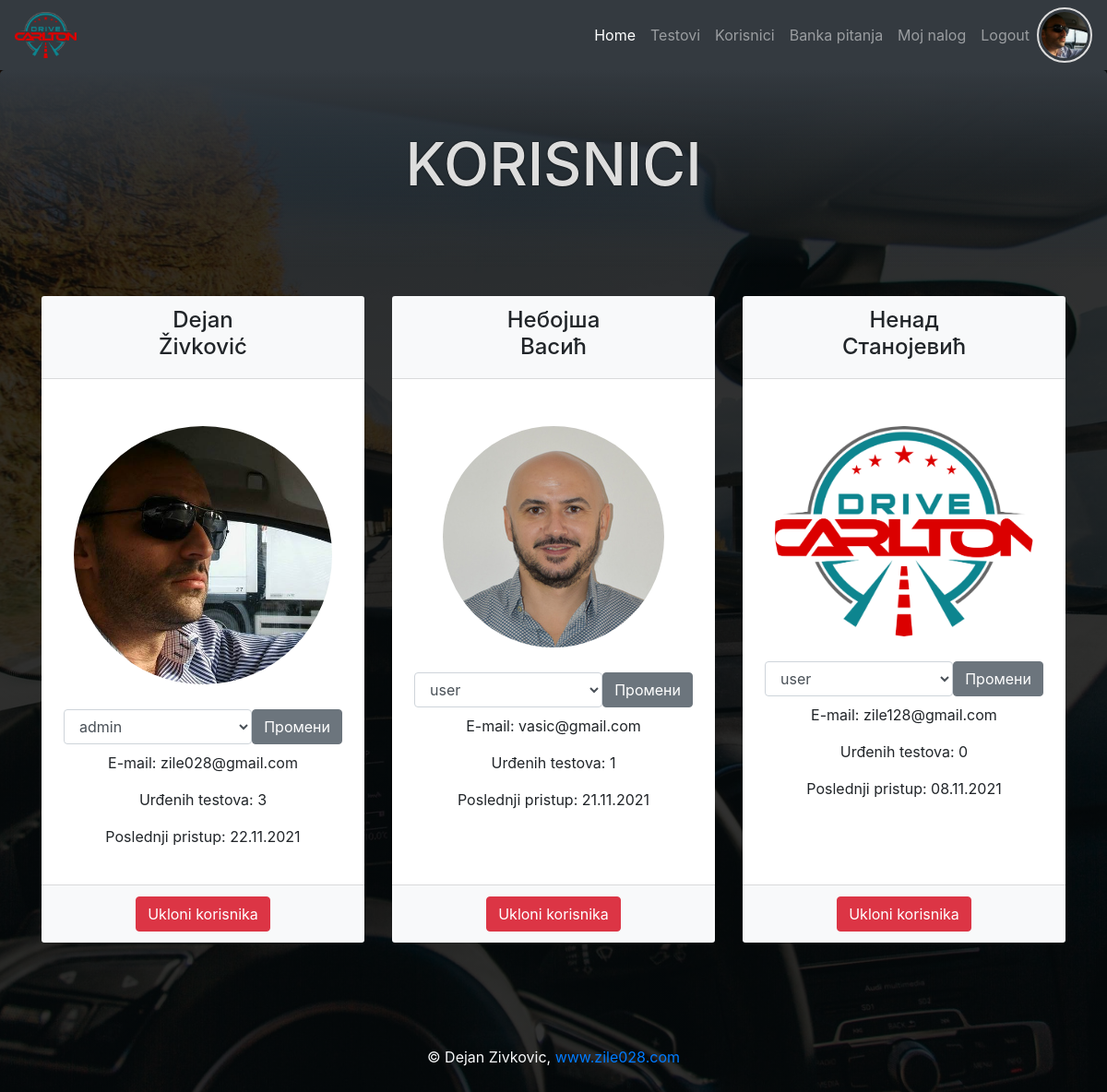
Screenshot of /all_users.php (signed in) with the database file from the repository.
### tables this page shows
CREATE TABLE `users` (
  `id` int(11) NOT NULL,
  `first_name` varchar(50) NOT NULL,
  `last_name` varchar(50) NOT NULL,
  `date_birth` date NOT NULL,
  `email` varchar(50) NOT NULL,
  `password` varchar(60) NOT NULL,
  `created_at` timestamp NOT NULL DEFAULT CURRENT_TIMESTAMP,
  `last_login` timestamp NOT NULL DEFAULT CURRENT_TIMESTAMP,
  `profil_img` varchar(60) DEFAULT NULL,
  `role_id` int(11) DEFAULT NULL
);

CREATE TABLE `roles` (
  `id` int(11) NOT NULL,
  `role` varchar(30) NOT NULL,
  `description` varchar(255) NOT NULL
);

### all_users.php (called while the page is built, shortened)
<?php
require_once "core/init.php";
$user_info = $User->selectSingleJoin(
    ["users", "roles"],
    "role_id",
    ["id" => $_SESSION["id"]]
);
$roles = $User->selectAll("roles");
$all_users=$User->usersInfo();
require_once ROOT . "/view/all_users.view.php";

### core/init.php (called while the page is built, shortened)
<?php
require_once "function.php";
require_once "classes/Conection.php";
require_once "classes/QueryBuilder.php";
require_once "classes/User.php";
$database = $conn_config["work_desktop"];
$User         = new User($database);

### core/classes/User.php (called while the page is built, shortened)
<?php
class User extends QueryBuilder
{
    public function isLoged()
    {
        if (isset($_SESSION["id"])) {
            return false;
        } else {
            return true;
        }
    }
    public function usersInfo()
    {
        $sql = "SELECT
                u.id,
                u.first_name,
                u.last_name,
                u.email,
                u.last_login,
                u.profil_img,
                r.role,
                u.role_id,
                COUNT(ut.user_id) number_tests
                FROM users u
                LEFT JOIN user_test ut ON u.id = ut.user_id
                JOIN roles r ON r.id = u.role_id
                GROUP BY u.id
                ORDER BY FIELD(r.role, 'admin','user')";
        $qry = $this->db->prepare($sql);
        $qry->execute();
        $result = $qry->fetchAll(PDO::FETCH_ASSOC);
        return $result;
    }
}

### core/classes/QueryBuilder.php (called while the page is built, shortened)
<?php
class QueryBuilder extends Connection
{
    public function selectAll(string $table, array $criteria = [])
    {
        $sql = "SELECT * FROM {$table}";
        $qry = $this->db->prepare($sql);
        if (count($criteria) > 0) {
            $qry->execute($criteria);
        } else {
            $qry->execute();
        }
        $result = $qry->fetchAll(PDO::FETCH_ASSOC);
        return $result;
    }
    public function selectSingleJoin(array $table, String $join_on, $criteria)
    {
        $key = key($criteria);
        $sql = "SELECT
                {$table[0]}.*, {$table[0]}.id {$table[0]}_id, {$table[1]}.*
                FROM {$table[0]}
                JOIN {$table[1]}
                ON {$table[0]}.{$join_on} = {$table[1]}.id
                WHERE {$table[0]}.{$key} = :{$key}";
        $qry = $this->db->prepare($sql);
        $qry->execute($criteria);
        $result = $qry->fetch(PDO::FETCH_OBJ);
        return $result;
    }
}

### core/classes/Conection.php (called while the page is built, shortened)
<?php
class Connection
{
    public function __construct($database)
    {
        try {
            $this->db = new PDO("mysql:host={$database['host']};dbname={$database['dbname']}", $database["user"], $database["password"]);
        } catch (PDOException $err) {
            die("Doslo je do greske. Nije moguce konektovati se sa bazom - " . $err->getMessage());
        }
    }
}

### core/function.php (called while the page is built, shortened)
<?php
function displayDate($arg){
    return date("d.m.Y",strtotime($arg));
}

### view/all_users.view.php (the view)
<?php
require ROOT . "/include/top.php";
require ROOT . "/include/main_nav.php";
?>
<header class="jumbotron text-center">
    <h1>Korisnici</h1>
</header>
<section class="container">
    <article class="row justify-content-start">
        <?php foreach ($all_users as $user): ?>
        <article class="card col-md-4 mb-3 bg-transparent border-0">
            <div class="card-header bg-light text-center">
                <h4><?php echo "{$user["first_name"]}<br>{$user["last_name"]}" ?></h4>
            </div>
            <div class="card-body p-4 bg-white text-center d-flex flex-column">
                <div class="thumbnail all-user my-3 mx-auto">
                    <?php if($user["profil_img"]): ?>
                    <img class="rounded-circle" src="<?php echo SRC_URI . $user["profil_img"]; ?>" alt="">
                    <?php else: ?>
                    <img class="rounded-circle" src="<?php echo ROOT_DIR . "/asset/logo.png"; ?>" alt="">
                    <?php endif; ?>
                </div>
                <div>
                    <form class="d-flex mb-2" action="all_users.php?id=<?php echo $user["id"]; ?>" method="POST">
                        <select class="form-control" name="role">
                            <?php foreach($roles as $role): ?>
                            <option <?php echo $role["id"]==$user["role_id"]? "selected":"" ; ?>
                                value="<?php echo $role["id"]; ?>">
                                <?php echo $role["role"]; ?>
                            </option>
                            <?php endforeach; ?>
                        </select>
                        <button class="btn btn-secondary" type="submit" name="change_role">Промени</button>
                    </form>
                    <p>E-mail: <?php echo $user["email"]; ?></p>
                    <p>Urđenih testova: <?php echo $user["number_tests"]; ?></p>
                    <p>Poslednji pristup: <?php echo displayDate($user["last_login"]); ?></p>
                </div>
            </div>
            <div class="card-footer bg-light text-center">
                <a class="btn btn-danger" href="delete.php?action=user&id=<?php echo $user["id"]; ?>">Ukloni
                    korisnika</a>
            </div>
        </article>
        <?php endforeach; ?>
    </article>
</section>
<?php
require ROOT . "/include/bottom.php";
?>

### include/main_nav.php (shortened to what this page needs)
<nav class="navbar navbar-expand-lg navbar-dark bg-dark">
    <a class="navbar-brand" href="<?php echo ROOT_DIR; ?>"><img class="img-fluid" src="asset/logo-sm.png" alt=""></a>
    <div class="collapse navbar-collapse" id="navbarNav">
        <ul class="navbar-nav ml-auto">
            <li class="nav-item active">
                <a class="nav-link" href="<?php echo ROOT_DIR; ?>">Home</a>
            </li>
            <li class="nav-item">
                <a class="nav-link" href="<?php echo ROOT_DIR; ?>/testovi.php">Testovi</a>
            </li>
            <?php if(!$User->isLoged() && $user_info->role=="admin"): ?>
            <li class="nav-item">
                <a class="nav-link" href="all_users.php">Korisnici</a>
            </li>
            <li class="nav-item">
                <a class="nav-link" href="question_bank.php">Banka pitanja</a>
            </li>
            <?php endif; ?>
            <?php if($User->isLoged()): ?>
            <li class="nav-item">
                <a class="nav-link" href="login_register.php">Login / Register</a>
            </li>
            <?php else: ?>
            <li class="nav-item">
                <a class="nav-link" href="user.php">Moj nalog</a>
            </li>
            <li class="nav-item">
                <a class="nav-link" href="logout.php">Logout</a>
            </li>
            <?php endif; ?>
        </ul>
        <?php if(!$User->isLoged()): ?>
        <div class="loged-profil">
            <img src="<?php echo ROOT_DIR . TARGET_DIR . ($user_info->profil_img ?:"../asset/logo-sm.png"); ?>" alt="">
        </div>
        <?php endif; ?>
    </div>
</nav>

### css/style.css (style rules this page uses)
* { margin: 0; padding: 0; box-sizing: border-box; }
body { background: linear-gradient(rgba(0, 0, 0, 0.8), rgba(0, 0, 0, 0.8)), url(../asset/bg.jpg); background-position: center top; background-size: cover; background-attachment: fixed; }
.jumbotron { background: linear-gradient(to bottom, rgba(52, 58, 64, 1), rgba(0, 0, 0, 0)); color: #ddd; }
h1 { text-transform: uppercase; font-size: 4rem; }
h1, h1 + * { text-shadow: 0 0 2px #000; }
.navbar-brand img, .loged-profil img { height: 50px; }
.loged-profil img { border: 2px solid #ddd; padding: 3px; border-radius: 50%; width: 60px; height: 60px; object-fit: cover; }
.thumbnail { padding: 10px; border: 1px solid #fff; border-radius: 5px; min-height: 250px; }
.thumbnail img { height: 100%; width: 100%; object-fit: cover; display: block; }

### rows the page displays
users: profil_img (picture), first_name "Dejan", last_name "Živković", role "admin", email "zile028@gmail.com", number_tests "3", last_login "22.11.2021"
users: first_name "Небојша", last_name "Васић", profil_img (picture), role "user", email "vasic@gmail.com", number_tests "1", last_login "21.11.2021"
users: first_name "Ненад", last_name "Станојевић", role "user", email "zile128@gmail.com", number_tests "0", last_login "08.11.2021"
